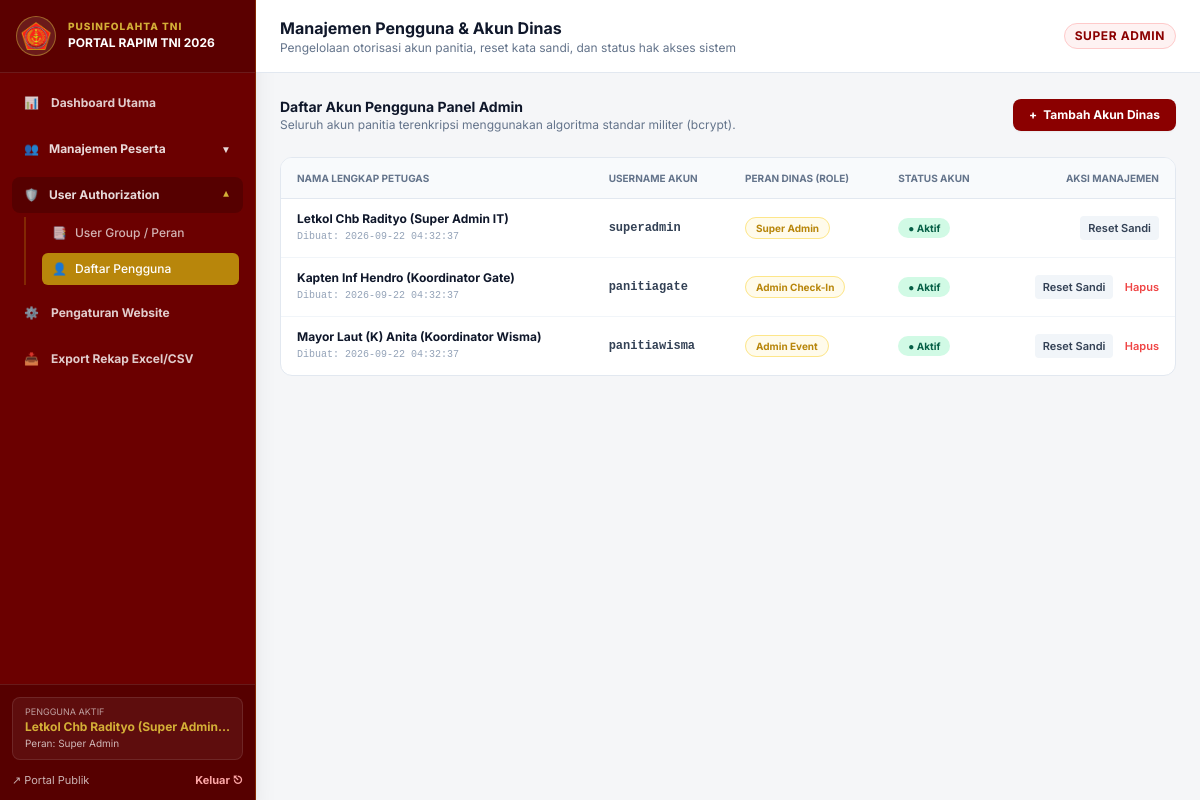
The page /admin/users.php (signed in) on the database its author committed.
### tables this page shows
CREATE TABLE IF NOT EXISTS `website_settings` (
  `id` INT NOT NULL AUTO_INCREMENT,
  `setting_key` VARCHAR(50) NOT NULL UNIQUE,
  `setting_value` LONGTEXT NOT NULL,
  `updated_at` TIMESTAMP DEFAULT CURRENT_TIMESTAMP ON UPDATE CURRENT_TIMESTAMP,
  PRIMARY KEY (`id`)
);

CREATE TABLE IF NOT EXISTS `users` (
  `id` INT NOT NULL AUTO_INCREMENT,
  `username` VARCHAR(100) NOT NULL UNIQUE,
  `password_hash` VARCHAR(255) NOT NULL,
  `nama` VARCHAR(255) NOT NULL,
  `role` VARCHAR(50) NOT NULL DEFAULT 'Viewer',
  `is_active` TINYINT(1) DEFAULT 1,
  `created_at` TIMESTAMP DEFAULT CURRENT_TIMESTAMP,
  `updated_at` TIMESTAMP DEFAULT CURRENT_TIMESTAMP ON UPDATE CURRENT_TIMESTAMP,
  PRIMARY KEY (`id`)
);

### config.php (called while the page is built, shortened)
<?php
function get_db() {
    static $pdo = null;
    if ($pdo === null) {
        try {
            $dsn = "mysql:host=" . DB_HOST . ";dbname=" . DB_NAME . ";charset=utf8mb4";
            $pdo = new PDO($dsn, DB_USER, DB_PASS, [
                PDO::ATTR_ERRMODE => PDO::ERRMODE_EXCEPTION,
                PDO::ATTR_DEFAULT_FETCH_MODE => PDO::FETCH_ASSOC,
                PDO::ATTR_EMULATE_PREPARES => false,
            ]);
        } catch (PDOException $e) {
            return null;
        }
    }
    return $pdo;
}
function get_site_settings() {
    $defaults = [
        'nama_sistem' => 'PORTAL RAPIM TNI 2026',
        'subjudul' => 'Sistem Informasi Presensi, Akreditasi, dan Tata Kelola Kedinasan',
        'footer' => 'PUSAT INFORMASI PENGOLAHAN DATA TENTARA NASIONAL INDONESIA (PUSINFOLAHTA TNI)',
        'theme_preset' => 'TNI_MERAH_EMAS',
        'primary_color' => '#8B0000',
        'secondary_color' => '#6B0000',
        'gold_accent' => '#B8860B',
        'gold_light' => '#D4AF37',
        'sidebar_color' => '#6B0000',
        'navbar_color' => '#8B0000',
        'button_color' => '#9B6A35',
        'accent_color' => '#B8860B',
        'bg_color' => '#F5F6F8',
        'card_color' => '#FFFFFF',
        'text_primary' => '#1F2937',
        'text_secondary' => '#6B7280',
        'border_color' => '#E5E7EB',
        'logo_header' => '/assets/images/logo-tni-rapim.png',
        'logo_sidebar' => '/assets/images/logo-tni-rapim.png',
        'banner_login' => '',
        'label_matra' => 'Matra',
        'label_pangkat' => 'Pangkat',
        'label_korps' => 'Korps',
        'label_satuan' => 'Kesatuan / Kotama',
        'label_jabatan' => 'Jabatan Dinas',
        'label_kategori' => 'Kategori Undangan'
    ];
    $db = get_db();
    if ($db) {
        try {
            $stmt = $db->query("SELECT setting_value FROM website_settings WHERE setting_key = 'site_settings' LIMIT 1");
            $row = $stmt->fetch();
            if ($row && !empty($row['setting_value'])) {
                $saved = json_decode($row['setting_value'], true);
                if (is_array($saved)) {
                    $settings = array_merge($defaults, $saved);
                    return $settings;
                }
            }
        } catch (Exception $e) {}
    }
    $settings = $defaults;
    return $settings;
}
function current_user() {
    return $_SESSION['admin_user'] ?? null;
}
function clean($str) {
    return htmlspecialchars(trim((string)$str), ENT_QUOTES, 'UTF-8');
}

### admin/auth_check.php (called while the page is built, shortened)
<?php
require_once __DIR__ . '/../config.php';
$currentUser = current_user();
$settings = get_site_settings();

### admin/users.php (the view, shortened to what this page needs)
<?php
$pageTitle = 'Manajemen Pengguna & Akun Dinas';
$pageSubtitle = 'Pengelolaan otorisasi akun panitia, reset kata sandi, dan status hak akses sistem';
require_once __DIR__ . '/layout_top.php';
$db = get_db();
$users = $db->query("SELECT * FROM users ORDER BY id ASC")->fetchAll();
?>
<div class="space-y-6">
    <div class="flex items-center justify-between">
        <div>
            <h2 class="text-sm font-bold text-slate-900">Daftar Akun Pengguna Panel Admin</h2>
            <p class="text-xs text-slate-500">Seluruh akun panitia terenkripsi menggunakan algoritma standar militer (bcrypt).</p>
        </div>
        <button onclick="document.getElementById('modalAddUser').classList.remove('hidden')" class="px-4 py-2 bg-[#8B0000] hover:bg-[#6B0000] text-white text-xs font-bold rounded-lg shadow-sm flex items-center gap-1.5">
            <span>+</span>
            <span>Tambah Akun Dinas</span>
        </button>
    </div>
    <div class="bg-white rounded-xl border border-slate-200 shadow-2xs overflow-hidden">
        <table class="w-full text-left text-xs">
            <thead class="bg-slate-50 border-b border-slate-200 text-slate-500 uppercase text-[10px]">
                <tr>
                    <th class="py-3 px-4">Nama Lengkap Petugas</th>
                    <th class="py-3 px-4">Username Akun</th>
                    <th class="py-3 px-4">Peran Dinas (Role)</th>
                    <th class="py-3 px-4">Status Akun</th>
                    <th class="py-3 px-4 text-right">Aksi Manajemen</th>
                </tr>
            </thead>
            <tbody class="divide-y divide-slate-100">
                <?php foreach ($users as $u): ?>
                <tr class="hover:bg-slate-50">
                    <td class="py-3 px-4">
                        <span class="font-bold text-slate-900 block"><?= clean($u['nama']) ?></span>
                        <span class="text-[10px] text-slate-400 font-mono">Dibuat: <?= clean($u['created_at']) ?></span>
                    </td>
                    <td class="py-3 px-4 font-mono font-bold text-slate-700">
                        <?= clean($u['username']) ?>
                    </td>
                    <td class="py-3 px-4">
                        <span class="px-2.5 py-1 rounded-full text-[10px] font-bold bg-amber-50 text-[#B8860B] border border-amber-200">
                            <?= clean($u['role']) ?>
                        </span>
                    </td>
                    <td class="py-3 px-4">
                        <form method="POST" action="users.php" class="inline">
                            <button type="submit" class="px-2.5 py-0.5 rounded-full text-[10px] font-bold <?= $u['is_active'] ? 'bg-emerald-100 text-emerald-800' : 'bg-red-100 text-red-800' ?>">
                                <?= $u['is_active'] ? '● Aktif' : '○ Nonaktif' ?>
                            </button>
                        </form>
                    </td>
                    <td class="py-3 px-4 text-right space-x-2">
                        <button onclick="openResetModal(<?= $u['id'] ?>, '<?= clean($u['username']) ?>')" class="px-2 py-1 bg-slate-100 hover:bg-slate-200 text-slate-700 rounded text-[11px] font-semibold">
                            Reset Sandi
                        </button>
                        <?php if ($u['username'] !== 'superadmin'): ?>
                        <form method="POST" action="users.php" class="inline" onsubmit="return confirm('Hapus akun ini secara permanen?');">
                            <button type="submit" class="text-red-500 hover:text-red-700 text-[11px] font-semibold">
                                Hapus
                            </button>
                        </form>
                        <?php endif; ?>
                    </td>
                </tr>
                <?php endforeach; ?>
            </tbody>
        </table>
    </div>
</div>
<?php require_once __DIR__ . '/layout_bottom.php'; ?>

### admin/layout_top.php (shortened to what this page needs)
<?php
require_once __DIR__ . '/auth_check.php';
$currentPage = basename($_SERVER['PHP_SELF']);
$sidebarColor = !empty($settings['sidebar_color']) ? $settings['sidebar_color'] : '#6B0000';
$logoSrc = !empty($settings['logo_sidebar']) ? $settings['logo_sidebar'] : '/assets/images/logo-tni-rapim.png';
$isPesertaOpen = in_array($currentPage, ['guests.php', 'allocation.php', 'scanner.php', 'monitoring.php']);
$isAuthOpen = in_array($currentPage, ['users.php', 'roles.php']);
?>
<!DOCTYPE html>
<html lang="id">
<head>
    <script src="https://cdn.tailwindcss.com"></script>
</head>
<body class="bg-[#F5F6F8] text-[#1F2937] flex min-h-screen">
    <aside class="w-64 text-white flex flex-col flex-shrink-0 min-h-screen border-r border-[#B8860B]/30 shadow-xl select-none" style="background-color: <?= htmlspecialchars($sidebarColor) ?>;">
        <div class="p-4 border-b border-white/10 flex items-center gap-3 bg-black/15">
            <div class="w-10 h-10 rounded-full bg-white/10 border border-[#D4AF37]/50 p-1 flex items-center justify-center flex-shrink-0">
                <img src="<?= htmlspecialchars($logoSrc) ?>" alt="Logo" class="w-full h-full object-contain">
            </div>
            <div class="min-w-0">
                <span class="text-[10px] font-extrabold text-[#D4AF37] tracking-widest uppercase block leading-none truncate">
                    PUSINFOLAHTA TNI
                </span>
                <span class="text-xs font-bold text-white block truncate mt-1">
                    <?= clean($settings['nama_sistem']) ?>
                </span>
            </div>
        </div>
        <nav class="p-3 space-y-1.5 flex-1 overflow-y-auto custom-scrollbar">
            <a href="/admin/dashboard.php" class="flex items-center gap-3 px-3 py-2.5 rounded-lg text-xs font-bold transition <?= $currentPage === 'dashboard.php' ? 'bg-[#B8860B] text-white shadow-md border-l-4 border-white' : 'text-white/80 hover:bg-white/10 hover:text-white' ?>">
                <span>📊</span>
                <span>Dashboard Utama</span>
            </a>
            <div class="pt-1">
                <button type="button" onclick="toggleSubmenu('sub-peserta')" class="w-full flex items-center justify-between px-3 py-2.5 rounded-lg text-xs font-bold text-white/85 hover:bg-white/10 transition <?= $isPesertaOpen ? 'text-[#D4AF37] bg-black/20' : '' ?>">
                    <div class="flex items-center gap-2.5">
                        <span>👥</span>
                        <span>Manajemen Peserta</span>
                    </div>
                    <span id="arrow-peserta" class="text-[10px] transform transition <?= $isPesertaOpen ? 'rotate-180 text-[#D4AF37]' : '' ?>">▼</span>
                </button>
            </div>
            <div class="pt-1">
                <button type="button" onclick="toggleSubmenu('sub-auth')" class="w-full flex items-center justify-between px-3 py-2.5 rounded-lg text-xs font-bold text-white/85 hover:bg-white/10 transition <?= $isAuthOpen ? 'text-[#D4AF37] bg-black/20' : '' ?>">
                    <div class="flex items-center gap-2.5">
                        <span>🛡️</span>
                        <span>User Authorization</span>
                    </div>
                    <span id="arrow-auth" class="text-[10px] transform transition <?= $isAuthOpen ? 'rotate-180 text-[#D4AF37]' : '' ?>">▼</span>
                </button>
                <div id="sub-auth" class="mt-1 pl-4 pr-1 space-y-1 border-l-2 border-[#B8860B]/30 ml-3 <?= $isAuthOpen ? '' : 'hidden' ?>">
                    <a href="/admin/roles.php" class="flex items-center gap-2 px-2.5 py-2 rounded-md text-xs font-medium transition <?= $currentPage === 'roles.php' ? 'bg-[#B8860B] text-white font-bold' : 'text-white/70 hover:bg-white/10 hover:text-white' ?>">
                        <span>📑</span>
                        <span>User Group / Peran</span>
                    </a>
                    <a href="/admin/users.php" class="flex items-center gap-2 px-2.5 py-2 rounded-md text-xs font-medium transition <?= $currentPage === 'users.php' ? 'bg-[#B8860B] text-white font-bold' : 'text-white/70 hover:bg-white/10 hover:text-white' ?>">
                        <span>👤</span>
                        <span>Daftar Pengguna</span>
                    </a>
                </div>
            </div>
            <div class="pt-1">
                <a href="/admin/website.php" class="flex items-center gap-3 px-3 py-2.5 rounded-lg text-xs font-bold transition <?= $currentPage === 'website.php' ? 'bg-[#B8860B] text-white shadow-md border-l-4 border-white' : 'text-white/80 hover:bg-white/10 hover:text-white' ?>">
                    <span>⚙️</span>
                    <span>Pengaturan Website</span>
                </a>
            </div>
            <div class="pt-1">
                <a href="/api.php?action=export_guests_csv" class="flex items-center gap-3 px-3 py-2.5 rounded-lg text-xs font-bold text-white/80 hover:bg-white/10 hover:text-white transition">
                    <span>📥</span>
                    <span>Export Rekap Excel/CSV</span>
                </a>
            </div>
        </nav>
        <div class="p-3 border-t border-white/10 space-y-2 bg-black/20 text-xs">
            <div class="px-3 py-2 rounded-lg bg-white/5 border border-white/10">
                <span class="text-[9px] text-white/60 uppercase block leading-tight">Pengguna Aktif</span>
                <span class="font-bold text-[#D4AF37] truncate block text-xs mt-0.5">
                    <?= clean($currentUser['nama']) ?>
                </span>
                <span class="text-[10px] text-white/70 block">
                    Peran: <?= clean($currentUser['role']) ?>
                </span>
            </div>
            <div class="flex items-center justify-between pt-1">
                <a href="/" target="_blank" class="text-white/70 hover:text-white text-[11px] flex items-center gap-1">
                    <span>↗ Portal Publik</span>
                </a>
                <a href="/logout.php" class="text-red-300 hover:text-red-100 text-[11px] font-bold">
                    Keluar ⎋
                </a>
            </div>
        </div>
    </aside>
    <div class="flex-1 flex flex-col min-w-0">
        <header class="bg-white border-b border-slate-200 px-6 py-4 flex items-center justify-between shadow-2xs">
            <div>
                <h1 class="text-base font-bold text-slate-900"><?= isset($pageTitle) ? clean($pageTitle) : 'Portal Panitia' ?></h1>
                <p class="text-xs text-slate-500"><?= isset($pageSubtitle) ? clean($pageSubtitle) : 'Sistem Kedinasan RAPIM TNI 2026' ?></p>
            </div>
            <div class="flex items-center gap-2">
                <span class="px-2.5 py-1 rounded-full bg-red-50 border border-red-200 text-[#8B0000] text-xs font-bold uppercase tracking-wider">
                    <?= clean($currentUser['role']) ?>
                </span>
            </div>
        </header>
        <main class="flex-1 p-6 overflow-y-auto">

### admin/layout_top.php (style rules this page uses)
body { font-family: 'Inter', sans-serif; }

### rows shown on the page
website_settings: setting_value "PORTAL RAPIM TNI 2026"
users: nama "Letkol Chb Radityo (Super Admin IT)", created_at "2026-09-22 04:32:37", username "superadmin", role "Super Admin", is_active "● Aktif"
users: nama "Kapten Inf Hendro (Koordinator Gate)", created_at "2026-09-22 04:32:37", username "panitiagate", role "Admin Check-In", is_active "● Aktif"
users: nama "Mayor Laut (K) Anita (Koordinator Wisma)", created_at "2026-09-22 04:32:37", username "panitiawisma", role "Admin Event", is_active "● Aktif"

### other values the page prints
$currentUser['nama'] "Letkol Chb Radityo (Super Admin…"
$currentUser['role'] "Super Admin"
$pageTitle "Manajemen Pengguna & Akun Dinas"
$pageSubtitle "Pengelolaan otorisasi akun panitia, reset kata sandi, dan status hak akses sistem"
$currentUser['role'] "SUPER ADMIN"
